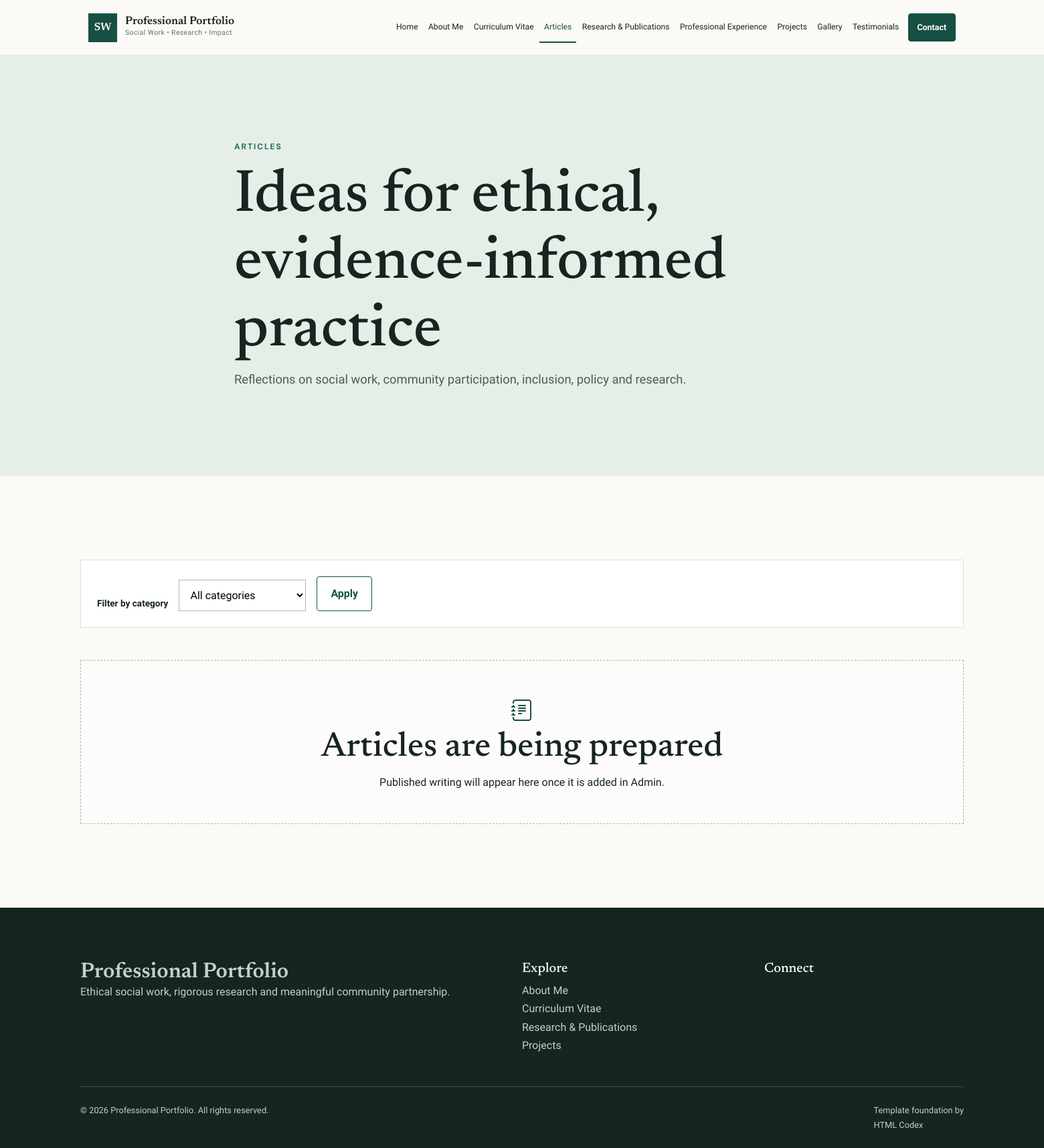
The app's page /articles/ with its own data.
### app/models.py (models this page shows, shortened)
class TimeStampedModel(models.Model):
    created_at = models.DateTimeField(auto_now_add=True)
    updated_at = models.DateTimeField(auto_now=True)
    class Meta:
        abstract = True

class SiteProfile(TimeStampedModel):
    full_name = models.CharField(max_length=160, blank=True, default="")
    credentials = models.CharField(max_length=160, blank=True, default="")
    professional_title = models.CharField(
        max_length=220,
        default="Social Work Practitioner, Researcher & Community Development Professional",
    )
    professional_subtitle = models.CharField(max_length=240, blank=True, default="Advancing dignity, inclusion and community wellbeing")
    welcome_eyebrow = models.CharField(max_length=120, default="Social Work • Research • Community Impact")
    welcome_heading = models.CharField(max_length=180, default="Welcome to My Professional Portfolio")
    hero_intro = models.TextField(default="I am a social work professional committed to strengthening individuals, families and communities through compassionate practice, research, advocacy and evidence-informed interventions.")
    mission_statement = models.TextField(default="To advance social justice, human dignity and community wellbeing through ethical social work practice, research, advocacy and sustainable community engagement.")
    professional_philosophy = models.TextField(default="Meaningful social change begins by listening to communities, respecting human dignity and transforming evidence into practical action.")
    about_short = models.TextField(default="My work is grounded in empathy, ethical practice and partnership with communities. I bring together social work practice, research and advocacy to support inclusive and sustainable change.")
    about_full = models.TextField(blank=True, default="This portfolio presents a developing record of professional practice, research interests and community engagement. Personal biographical details can be added here through the administration area.")
    populations_of_interest = models.TextField(blank=True, default="Children and families; vulnerable and underserved populations; women and young people; community-based organizations.")
    key_competencies = models.TextField(blank=True, default="Ethical social work practice\nCommunity engagement and facilitation\nResearch and evidence synthesis\nProgram design, monitoring and evaluation\nPolicy analysis and advocacy")
    professional_values = models.TextField(blank=True, default="Human dignity\nSocial justice\nIntegrity and accountability\nInclusion and participation\nEvidence-informed practice")
    profile_photo = models.ImageField(upload_to="profile/", blank=True)
    profile_photo_alt = models.CharField(max_length=220, blank=True, default="Professional portrait")
    secondary_photo = models.ImageField(upload_to="profile/", blank=True)
    cv_file = models.FileField(upload_to="cv/", blank=True, help_text="Upload a current PDF curriculum vitae.")
    email = models.EmailField(blank=True)
    secondary_email = models.EmailField(blank=True)
    phone = models.CharField(max_length=60, blank=True)
    location = models.CharField(max_length=180, blank=True)
    website_name = models.CharField(max_length=140, default="Professional Portfolio")
    footer_statement = models.CharField(max_length=280, default="Ethical social work, rigorous research and meaningful community partnership.")
    copyright_name = models.CharField(max_length=160, blank=True)
    seo_title = models.CharField(max_length=180, blank=True)
    seo_description = models.CharField(max_length=320, blank=True)
    class Meta:
        verbose_name = "site profile"
        verbose_name_plural = "site profile"

### app/views.py (the view)
# urls.py: path("articles/", views.articles, name="articles"),
def articles(request):
    qs = Article.objects.filter(is_published=True)
    category = request.GET.get("category", "")
    if category: qs = qs.filter(category=category)
    return render(request, "app/articles/list.html", {
        "page_obj": Paginator(qs, 9).get_page(request.GET.get("page")),
        "featured_article": qs.filter(featured=True).first(),
        "categories": Article.objects.filter(is_published=True).values_list("category", flat=True).distinct(),
        "selected_category": category,
    })

### app/context_processors.py (called while the page is built)
def site_context(request):
    profile = SiteProfile.objects.prefetch_related("social_links").first()
    return {"site_profile": profile, "site_social_links": profile.social_links.filter(is_active=True) if profile else []}

### app/templates/app/articles/list.html
{% extends "app/base.html" %}{% block title %}Articles | {{ site_profile.website_name }}{% endblock %}
{% block content %}{% include "app/partials/page_header.html" with eyebrow="Articles" title="Ideas for ethical, evidence-informed practice" description="Reflections on social work, community participation, inclusion, policy and research." %}
<section class="section"><div class="shell"><form class="filter-bar" method="get"><label for="category">Filter by category</label><select id="category" name="category"><option value="">All categories</option>{% for category in categories %}<option {% if category == selected_category %}selected{% endif %}>{{ category }}</option>{% endfor %}</select><button class="btn btn-outline" type="submit">Apply</button></form><div class="card-grid">{% for article in page_obj %}{% include "app/partials/article_card.html" %}{% empty %}<div class="empty-state"><i class="bi bi-journal-text"></i><h2>Articles are being prepared</h2><p>Published writing will appear here once it is added in Admin.</p></div>{% endfor %}</div>{% include "app/partials/pagination.html" with page_obj=page_obj %}</div></section>{% endblock %}

### app/templates/app/partials/navbar.html (shortened to what this page needs)
<header class="site-header">
  <nav class="navbar navbar-expand-xl" aria-label="Primary navigation">
    <div class="container-fluid shell">
      <a class="navbar-brand" href="{% url 'home' %}">
        <span class="brand-mark" aria-hidden="true">SW</span>
        <span><strong>{{ site_profile.full_name|default:"Professional Portfolio" }}</strong><small>{{ site_profile.credentials|default:"Social Work • Research • Impact" }}</small></span>
      </a>
      <div class="collapse navbar-collapse">
        <ul class="navbar-nav ms-auto align-items-center">
          {% include "app/partials/nav_links.html" %}
        </ul>
      </div>
    </div>
  </nav>
</header>

### app/templates/app/partials/footer.html (shortened to what this page needs)
<footer class="site-footer">
  <div class="shell footer-grid">
    <div><a class="footer-brand" href="{% url 'home' %}">{{ site_profile.full_name|default:site_profile.website_name|default:"Professional Portfolio" }}</a><p>{{ site_profile.footer_statement }}</p></div>
    <div><h2>Explore</h2><a href="{% url 'about' %}">About Me</a><a href="{% url 'cv' %}">Curriculum Vitae</a><a href="{% url 'publications' %}">Research &amp; Publications</a><a href="{% url 'projects' %}">Projects</a></div>
    <div><h2>Connect</h2></div>
  </div>
  <div class="shell footer-bottom"><span>&copy; {% now "Y" %} {{ site_profile.copyright_name|default:site_profile.full_name|default:"Professional Portfolio" }}. All rights reserved.</span><span>Template foundation by <a href="https://htmlcodex.com" target="_blank" rel="noopener">HTML Codex</a></span></div>
</footer>

### app/static/app/css/style.css (style rules this page uses)
:root { --ivory:#fbfaf6;--paper:#fff;--ink:#172521;--muted:#64706b;--green:#174f43;--green-2:#246c5d;--sage:#dfe9e3;--burgundy:#7a3541;--line:#dce2dd;--surface:#f1f4f0;--shadow:0 16px 40px rgba(23,42,35,.08);--serif:"Newsreader",Georgia,serif;--sans:"Libre Franklin",Arial,sans-serif }
* { box-sizing:border-box }
html { scroll-behavior:smooth }
body { margin:0;background:var(--ivory);color:var(--ink);font-family:var(--sans);font-size:16px;line-height:1.7 }
a { color:var(--green);text-decoration:none }
h1,h2,h3,h4 { font-family:var(--serif);line-height:1.12;color:var(--ink) }
h2 { font-size:clamp(2rem,3.5vw,3.2rem) }
p:last-child { margin-bottom:0 }
.shell { width:min(1320px,calc(100% - 3rem));margin:auto }
.section { padding:clamp(4.5rem,8vw,8rem) 0 }
.btn { border-radius:4px;padding:.83rem 1.25rem;font-weight:600;min-height:48px;display:inline-flex;align-items:center;gap:.5rem;justify-content:center }
.btn-outline { border:1px solid var(--green);color:var(--green);background:transparent }
.site-header { position:sticky;top:0;background:rgba(251,250,246,.96);backdrop-filter:blur(12px);border-bottom:1px solid rgba(220,226,221,.8);z-index:100 }
.navbar { min-height:82px }
.navbar-brand { display:flex;align-items:center;gap:.75rem;color:var(--ink) }
.navbar-brand strong,.navbar-brand small { display:block }
.navbar-brand strong { font:600 1.05rem var(--serif) }
.navbar-brand small { font-size:.65rem;color:var(--muted);letter-spacing:.04em }
.brand-mark { width:43px;height:43px;display:grid;place-items:center;background:var(--green);color:#fff;font:600 1rem var(--serif) }
.navbar-nav { gap:.1rem }
.card-grid { display:grid;grid-template-columns:repeat(3,1fr);gap:1.4rem }
.filter-bar { display:flex;align-items:end;gap:1rem;flex-wrap:wrap;margin-bottom:3rem;padding:1.5rem;background:#fff;border:1px solid var(--line) }
.filter-bar label { display:block;font-weight:600;font-size:.85rem }
.filter-bar select { min-width:190px;padding:.75rem;background:#fff;border:1px solid #aeb8b2 }
.empty-state { padding:3rem;text-align:center;border:1px dashed #a8b5ae;background:rgba(255,255,255,.5);grid-column:1/-1 }
.empty-state i { font-size:2rem;color:var(--green) }
.site-footer { background:#15251f;color:#c4d0ca;padding:5rem 0 1.5rem }
.footer-grid { display:grid;grid-template-columns:2fr 1fr 1fr;gap:4rem }
.footer-brand { font:600 2rem var(--serif);color:#fff }
.site-footer h2 { color:#fff;font-size:1.25rem }
.site-footer a,.site-footer span { color:#c4d0ca;display:block }
.footer-bottom { display:flex;justify-content:space-between;border-top:1px solid #365047;margin-top:3rem;padding-top:1.5rem;font-size:.8rem }
.footer-bottom span { display:inline }

### records on screen
SiteProfile: full_name "Professional Portfolio", credentials "Social Work • Research • Impact", footer_statement "Ethical social work, rigorous research and meaningful community partnership.", copyright_name "Professional Portfolio"

### other values on screen
{{ eyebrow }} "ARTICLES"
{{ title }} "Ideas for ethical, evidence-informed practice"
{{ description }} "Reflections on social work, community participation, inclusion, policy and research."
